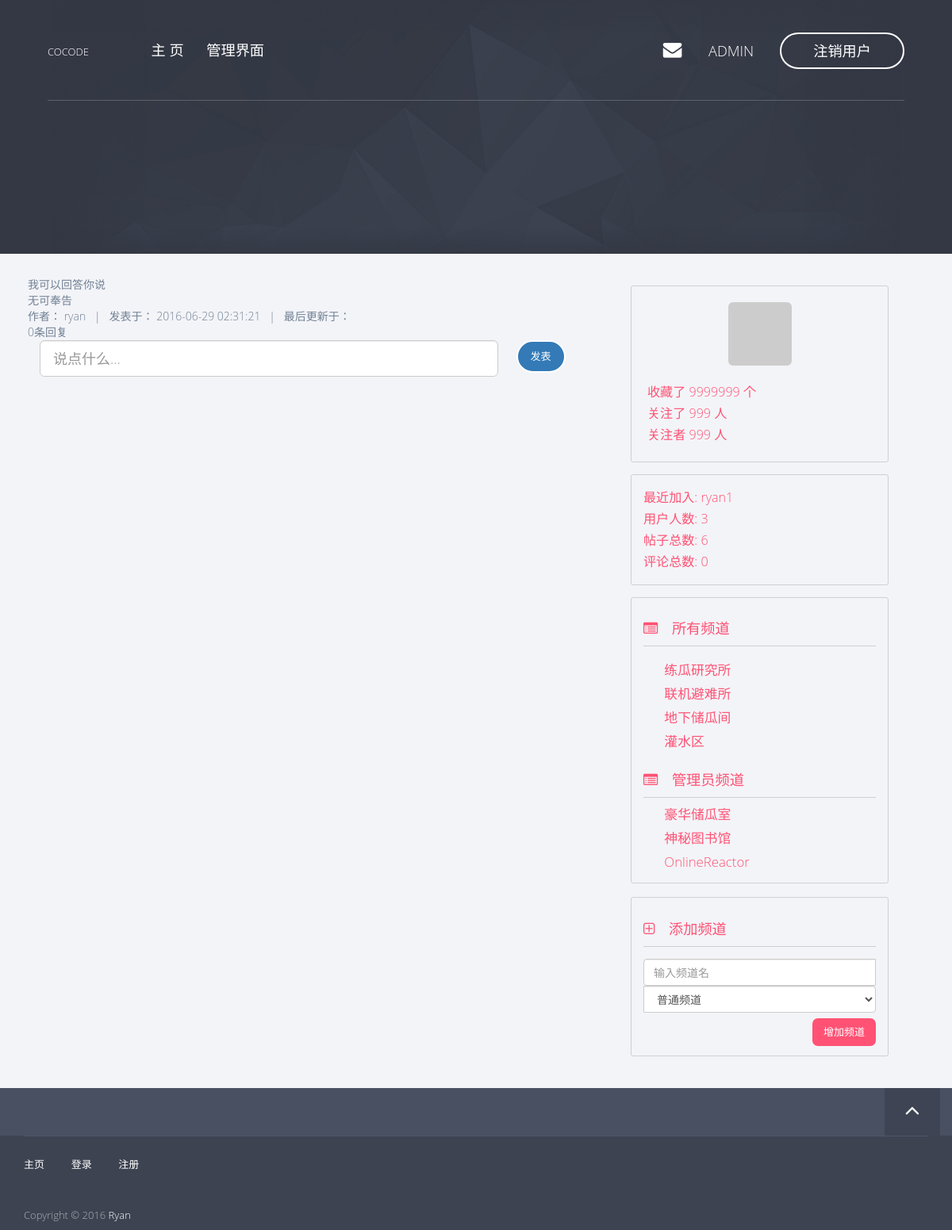
The page /post/4 (signed in) on the database as committed earlier.
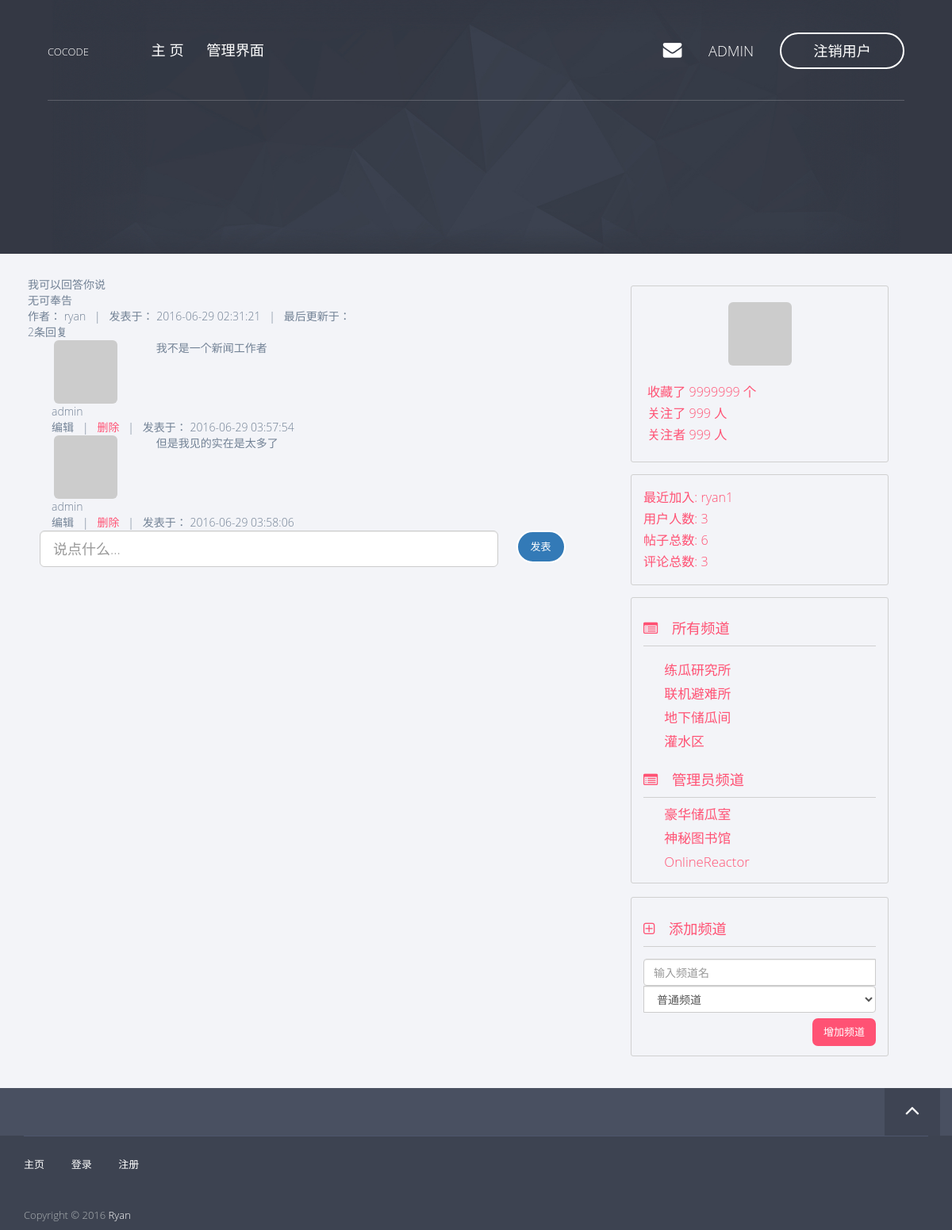
The same page on the database as committed later.
### app/models/user.py (models this page shows, shortened)
class User(db.Model, Model):
    __tablename__ = 'users'
    id = db.Column(db.Integer, primary_key=True)
    username = db.Column(db.String(), unique=True)
    password_hash = db.Column(db.String())
    email = db.Column(db.String(), unique=True)
    avatar_hash = db.Column(db.String())
    created_time = db.Column(db.DateTime(timezone=True),
                             default=sql.func.now())
    role_id = db.Column(db.Integer, db.ForeignKey('roles.id'))
    posts = db.relationship('Post', backref='author')
    comments = db.relationship('Comment', backref='author')
    @property
    def password(self):
        raise AttributeError('password is not readable')
    def is_admin(self):
        return self.role.permissions == 0xff
    def gravatar(self, size=100, default='identicon', rating='g'):
        from flask import request
        gravatar_url = 'secure.gravatar.com/avatar'
        if request.is_secure:
            url = 'https://' + gravatar_url
        else:
            url = 'http://' + gravatar_url
        hash = self.avatar_hash or md5(self.email.encode('utf-8')).hexdigest()
        return '{url}/{hash}?s={size}&d={default}&r={rating}'.format(url=url,
                                                                     hash=hash,
                                                                     size=size,
                                                                     default=default,
                                                                     rating=rating)

### app/models/post.py (models this page shows, shortened)
class Post(db.Model, Model):
    __tablename__ = 'posts'
    id = db.Column(db.Integer, primary_key=True)
    title = db.Column(db.String())
    content = db.Column(db.String())
    created_time = db.Column(db.DateTime(timezone=True),
                             default=sql.func.now())
    channel_id = db.Column(db.Integer, db.ForeignKey('channels.id'))
    user_id = db.Column(db.Integer, db.ForeignKey('users.id'))
    comments = db.relationship('Comment', backref='post')

### app/models/channel.py (models this page shows, shortened)
class Channel(db.Model, Model):
    __tablename__ = 'channels'
    id = db.Column(db.Integer, primary_key=True)
    name = db.Column(db.String(), default=ChannelPermission.NORMAL[0])
    permission = db.Column(db.Integer)
    created_time = db.Column(db.DateTime(timezone=True),
                             default=sql.func.now())
    posts = db.relationship('Post', backref='channel')
    def is_admin(self):
        return self.permission == ChannelPermission.ADMIN[0]

### app/models/comment.py (models this page shows, shortened)
class Comment(db.Model, Model):
    __tablename__ = 'comments'
    id = db.Column(db.Integer, primary_key=True)
    content = db.Column(db.String())
    created_time = db.Column(db.DateTime(timezone=True),
                             default=sql.func.now())
    user_id = db.Column(db.Integer, db.ForeignKey('users.id'))
    post_id = db.Column(db.Integer, db.ForeignKey('posts.id'))

### app/views.py (the view)
@app.route('/post/<int:id>', methods=['GET'])
def post_view(id):
    post = Post.query.get(id)
    if post is None:
        abort(404)
    comments = post.comments
    comments.sort(key=lambda c: c.created_time)
    return render_template('post.html',
                           post=post,
                           comments=comments)

### app/templates/post.html (shortened to what this page needs)
{% extends 'base8-4.html' %}
{% block page_content %}
    {% set title = post.title %}
    {% set content = post.content %}
    {% set author = post.author.username %}
    <div class="row">
        <div class="col-md-12 post-detail-content">
            <div class="post-detail-title">
                {{ title }}
            </div>
            <div class="post-detail-body">
                {{ content }}
            </div>
            <div class="post-detail-info">
                作者： {{ author }} &nbsp; | &nbsp; 发表于： {{ post.created_time }} &nbsp; | &nbsp; 最后更新于：
            </div>
        </div>
        <div class="col-md-12 comment-list">
            {% set comment_count = comments.__len__() %}
            <div class="comment-list-header">
                {{ comment_count }}条回复
            </div>
            {% if comment_count > 0 %}
            <div class="comment-list-body">
                {% include "_comments.html" %}
            </div>
            {% endif %}
        </div>
    </div>
    {% if current_user is not none %}
    <div class="comment-form">
        <form class="form-horizontal" action="{{ post.id }}/add_comment" method="POST">
        <div class="col-lg-10">
            <input class="form-control input-lg" name="content" placeholder="说点什么...">
        </div>&nbsp;
        <button type="submit" class="btn btn-primary btn-lg">发表</button>
        </form>
    </div>
    {% endif %}
{% endblock %}

### app/templates/base8-4.html (shortened to what this page needs)
{% extends "base.html" %}
{% block content %}
    <div class="container">
    <div class="row">
        <div class="col-md-8 page-content">
            {% block page_content %}{% endblock %}
        </div>
        <div class="col-md-4 side-bar">
            <div class="row">
                {% block page_side %}
                {% include "_portrait.html" %}
                {% endblock %}
                {% include "_bbs_info.html" %}
                {% include "_channels.html" %}
            </div>
        </div>
        </div>
    </div>
{% endblock %}

### app/templates/base.html (shortened to what this page needs)
<!doctype html>
 <html class="no-js" lang="">
{% block head %}
<head>
<link rel="stylesheet" href="../static/css/normalize.min.css">
<link rel="stylesheet" href="../static/css/bootstrap.min.css">
<link rel="stylesheet" href="../static/css/jquery.fancybox.css">
<link rel="stylesheet" href="../static/css/flexslider.css">
<link rel="stylesheet" href="../static/css/styles.css">
<link rel="stylesheet" href="../static/css/queries.css">
<link rel="stylesheet" href="../static/css/etline-font.css">
<link rel="stylesheet" href="../static/bower_components/animate.css/animate.min.css">
<link rel="stylesheet" href="../static/css/font-awesome.min.css">
</head>
{% endblock %}
<body id="top">
    {% block navbar %}
        <section class="hero">
            <section class="navigation">
                <header>
                    <div class="header-content">
                        <div class="logo"><a href="/">COCODE</a></div>
                        <div class="header-nav">
                            <nav>
                                <ul class="primary-nav">
                                    <li><a href="/">主&nbsp;页</a></li>
                                    {% if current_user is not none and current_user.is_admin() %}
                                    <li><a href="/admin">管理界面</a></li>
                                    {% endif %}
                                </ul>
                                <ul class="member-actions">
                                    {% if current_user is none %}
                                    <li><a href="/login" class="login">登&nbsp;录</a></li>
                                    <li><a href="/register" class="btn-white btn-small">注&nbsp;册</a></li>
                                    {% else %}
                                    <li><a href="#"><i class="fa fa-envelope hero-nav"></i></a></li>
                                    <li><a href="/profile/{{ current_user.username }}" class="hero-nav">{{ current_user.username }} &nbsp;</a></li>
                                    <li><a href="/logout" class="btn-white btn-small">注销用户</a></li>
                                    {% endif %}
                                </ul>
                            </nav>
                        </div>
                    </div>
                </header>
            </section>
        </section>
    {% endblock %}
    <section class="content">
        {% block content%}
        {% endblock %}
    </section>
    <section class="to-top">
        <div class="container">
            <div class="row">
                <div class="to-top-wrap">
                    {% block to_top %}
                    <a href="#top" class="top"><i class="fa fa-angle-up"></i></a>
                    {% endblock %}
                </div>
            </div>
        </div>
    </section>
    <footer>
        <div class="container">
            <div class="row">
                <div class="col-md-12">
                    <div class="footer-links">
                        <ul class="footer-group">
                            <li><a href="/">主页</a></li>
                            <li><a href="/login">登录</a></li>
                            <li><a href="/register">注册</a></li>
                        </ul>
                        <p>Copyright © 2016 <a href="/">Ryan</a><br></p>
                    </div>
                </div>
            </div>
        </div>
    </footer>
</body>
</html>

### app/templates/_comments.html
{% for c in comments %}
    {% set author = c.author.username %}
    {% set content = c.content %}
    {% set created_time = c.created_time %}
    <div class="col-md-12 comment-content">
        <div class="col-md-2 comment-author-info">
            <div class="comment-portriat">
                <a href="/profile/author">
                    <img class="img-rounded center-block" src="{{c.author.gravatar(size=50)}}">
                </a>
            </div>
            <div class="comment-author">
                {{ author }}
            </div>
        </div>
        <div class="col-md-10 comment-details">
            <div class="col-md-12 comment-body">
                {{ content }}
            </div>
        </div>
        <div class="col-md-12 comment-footer">
            {% if current_user is not none or current_user == c.author or current_user.is_admin() %}
            编辑
            &nbsp; | &nbsp;
            <a href="{{ url_for('delete_comment', id=c.id) }}">删除</a>
            &nbsp; | &nbsp;
            发表于： {{ created_time }}
            {% endif %}
        </div>
    </div>
{% endfor %}

### app/templates/_portrait.html
{% if current_user is not none %}
<div class="col-md-10 portrait">
    <img class="img-rounded center-block side-portrait" src="{{ current_user.gravatar(size=200) }}" />
    <div class="row follow-count">
    <div class="col-md-12 follow-item">
        收藏了 9999999 个
    </div>
    <div class="col-md-12 follow-item">
        关注了 999 人
    </div>
    <div class="col-md-12 follow-item">
        关注者 999 人
    </div>
</div>
</div>
{% endif %}

### app/templates/_bbs_info.html
<div class="col-md-10 forum-info">
    <div class="forum-info-item">最近加入: <a href="/profile/{{ new_user.username }}">{{ new_user.username }}</a></div>
    <div class="forum-info-item">用户人数: {{ user_count }}</div>
    <div class="forum-info-item">帖子总数: {{ post_count }} </div>
    <div class="forum-info-item">评论总数: {{ comment_count }} </div>
</div>

### app/templates/_channels.html
<div class="col-md-10 channel-list">
    <div class="channel-list-caption">
        <i class="fa fa-list-alt"></i> 所有频道
    </div>
    <div class="channel-list-items">
        {% for c in channels %}
        {% if not c.is_admin() %}
            <div class="channel-list-item">
                <a href="/channel/{{ c.id }}">{{ c.name }}</a>
            </div>
        {% endif %}
        {% endfor %}
    </div>
    {% if current_user is not none and current_user.is_admin() %}
        <div class="channel-list-caption">
            <i class="fa fa-list-alt"></i> 管理员频道
        </div>
        {% for c in channels %}
        {% if c.is_admin() %}
            <div class="channel-list-item">
                <a href="/channel/{{ c.id }}">{{ c.name }}</a>
            </div>
        {% endif %}
        {% endfor %}
    {% endif %}
</div>
{% if current_user is not none and current_user.is_admin() %}
<div class="col-md-10 channel-list add-channel">
    <div class="channel-list-caption">
        <i class="fa fa-plus-square-o"></i> 添加频道
    </div>
    <div class="channel-add">
        <form class="form-inline" action="/admin/add_channel" method="POST">
            <div class="form-group">
                <div class="input-group">
                    <input type="text" class="form-control" name="name" placeholder="输入频道名">
                    <select class="form-control" name="permission">
                        {% for p in permissions %}
                        <option value="{{ p[0] }}">{{ p[1] }}</option>
                        {% endfor %}
                    </select>
                </div>
            </div>
          <button type="submit" class="btn btn-fill btn-middle add-channel-btn">增加频道</button>
        </form>
    </div>
</div>
{% endif %}

Rows that differ between the two databases and show on the page:
added Comment: {{ author }} "admin", content "我不是一个新闻工作者", created_time "2016-06-29 03:57:54"
added Comment: {{ author }} "admin", content "但是我见的实在是太多了", created_time "2016-06-29 03:58:06"
Other text that changed with them:
{{ comment_count }}: "0" → "2"
{{ comment_count }}: "0" → "3"
